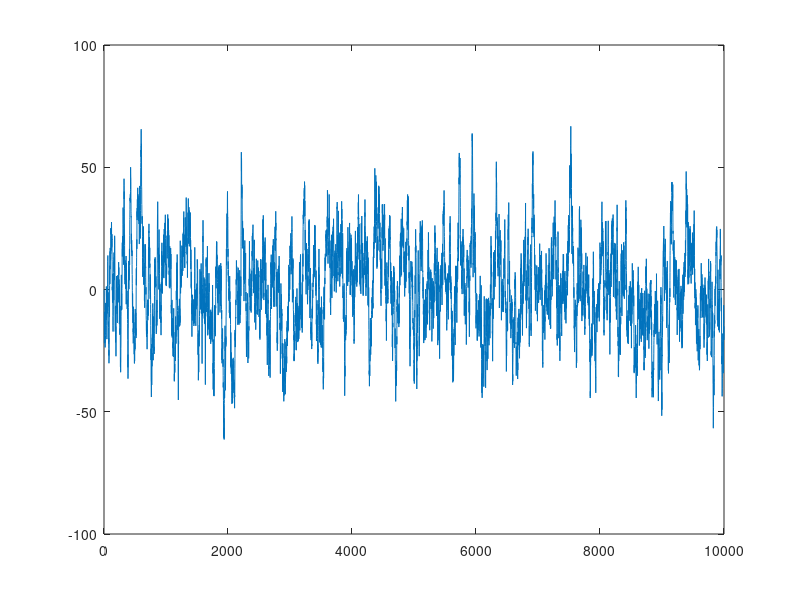

This figure's MATLAB source:
stim_sd = 18;
corr_Tau = 150;
corr_Tau_samples = corr_Tau * 200 /1000;
N_frames = 50*200;
frameshift = zeros(N_frames,1);
frameshift_tf = zeros(N_frames,1);
frameshift_phase = zeros(N_frames,1);



for n = 2:N_frames
    frameshift_tf(n,1) = frameshift_tf(n-1,1) + (1/corr_Tau_samples)*(-frameshift_tf(n-1,1)) + randn(1,1); 
end
frameshift_tf = frameshift_tf*stim_sd / std(frameshift_tf);

plot(frameshift_tf)
